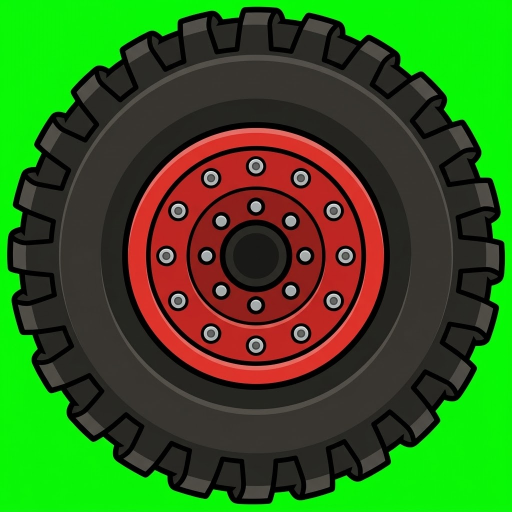
#> input picture sheets/v2/truck_wheel.png, 1024 x 1024 px, found by its file name (shown at 1/2 size)
$ python cut_truckfx.py
#> lines starting #> are read from the running program, lines starting #| are printed output that depends on the picture; after the words box and inside, x2 and y2 are one past the last pixel; in counts of white or black regions, pixels touching at a corner belong together
### tools/imglib.py
import numpy as np, json, os, sys
from PIL import Image

GEN = "gen"
OUT = r"C:\Users\it\Desktop\jj-landscape"
ANIM = os.path.join(OUT, "anim")

def key_green(im, tol=52):
    """Alpha-key a flat green screen. Returns RGBA float-safe uint8 array."""
#> called with tol = 52
    a = np.asarray(im.convert("RGB")).astype(np.int16)
    r, g, b = a[..., 0], a[..., 1], a[..., 2]
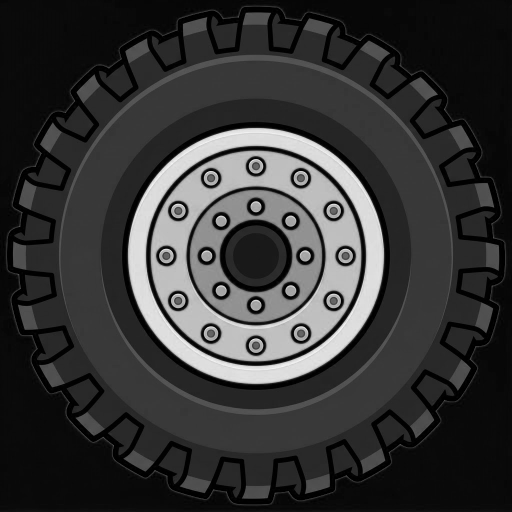
#> r: shape (1024, 1024) int16 (shown at 1/2 size); min 0, max 255, mean 53.8
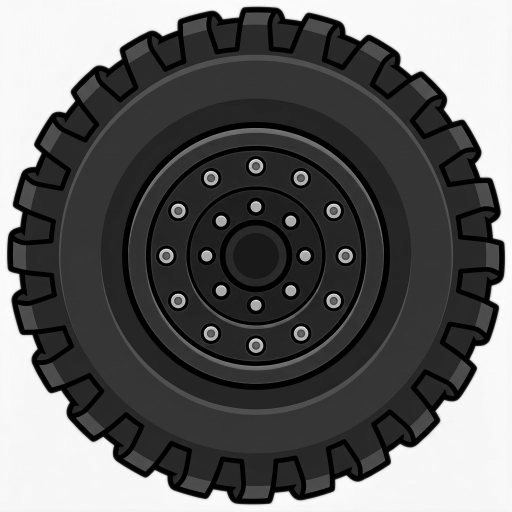
#> g: shape (1024, 1024) int16 (shown at 1/2 size); min 0, max 255, mean 99.2
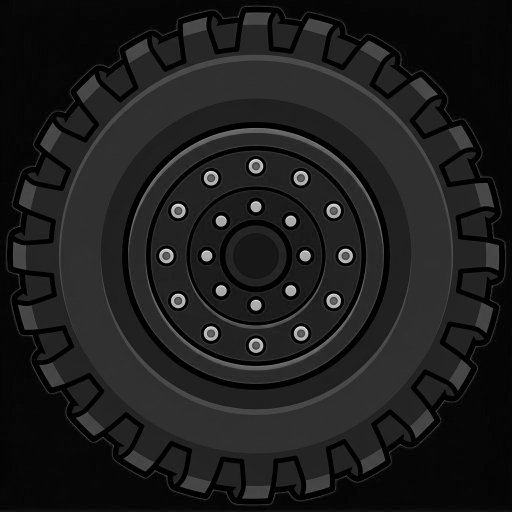
#> b: shape (1024, 1024) int16 (shown at 1/2 size); min 0, max 255, mean 29.1
    # generous: green channel clearly dominant over both others
    green = (g - np.maximum(r, b)) > tol
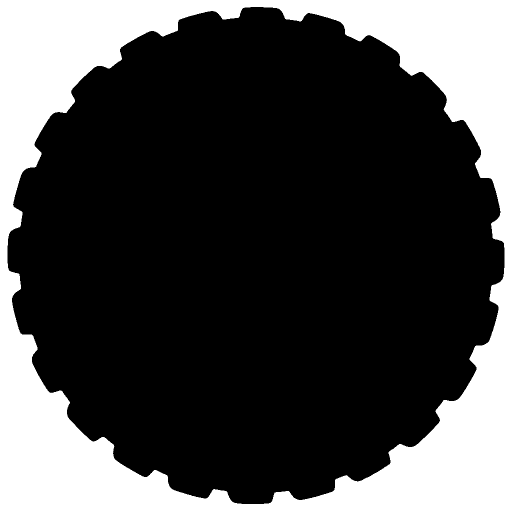
#> green: shape (1024, 1024) bool (shown at 1/2 size); 28.2% white; 1 white region, box (x1, y1, x2, y2) and area: (0, 0, 1024, 1024) 296124
    rgba = np.dstack([a.astype(np.uint8), np.where(green, 0, 255).astype(np.uint8)])
    return rgba

def despill(rgba):
    """Pull the green fringe out of the surviving edge pixels."""
    a = rgba.astype(np.int16)
#> a: shape (1024, 1024, 4) int16
    r, g, b = a[..., 0], a[..., 1], a[..., 2]
    lim = np.maximum(r, b)
    over = (g > lim) & (rgba[..., 3] > 0)
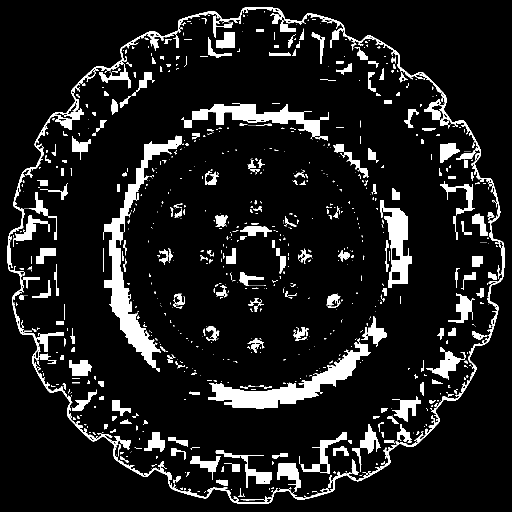
#> over: shape (1024, 1024) bool (shown at 1/2 size); 10.8% white; 884 white regions (579 under 20 px), largest, box (x1, y1, x2, y2) and area: (15, 14, 1009, 1008) 19249, (206, 271, 368, 744) 12907, (416, 685, 742, 818) 10766
    a[..., 1] = np.where(over, lim, g)
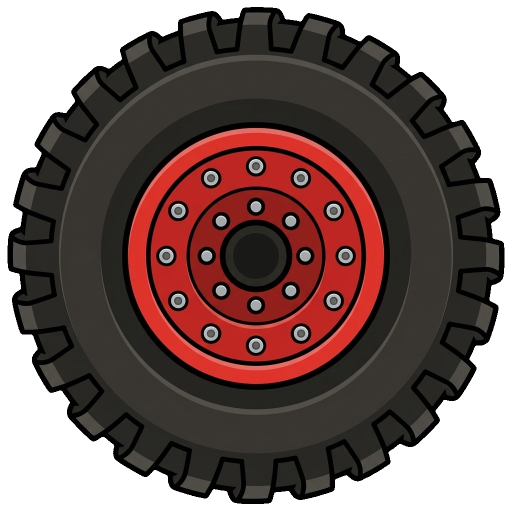
#> a: shape (1024, 1024, 4) int16 (shown at 1/2 size); mean R, G, B, A 53.8, 98.9, 29.1, 183; transparent parts drawn white
    return a.astype(np.uint8)

# [24 lines left out: functions col_split, bbox, cap_area, not called in this run]

from collections import deque

# [77 lines left out: functions label, flood_split, erode, fat_radius, key_sky, not called in this run]

### tools/paths.py
# -*- coding: utf-8 -*-
"""Where the raw generations live, now that they no longer live here.

   The game folder holds what SHIPS plus the scripts that rebuild it. The
   sheets those scripts read -- every Gemini render, the reference art, the
   30-second music masters -- are 145MB of source that the game never loads,
   so they sit with the tool that made them instead:

       Gemini Studio / dgh /  sheets  ref  audio  concept  frames  anim_src

   which is also the DGH section in the Studio dashboard, so a sheet can be
   looked at, re-cut or re-generated from the same place.

   Every cut_*.py reads from SHEETS, every gen_*.py writes into it, and the
   art they produce still lands in art/ and anim/ next to the game. Override
   with DGH_ARCHIVE if the studio ever moves."""
import os

ROOT = os.path.dirname(os.path.dirname(os.path.abspath(__file__)))   # the game

ARCHIVE = os.environ.get('DGH_ARCHIVE') or os.path.join(
    os.path.dirname(ROOT), 'Gemini Prompt Sender', 'dashboard', 'dgh')

SHEETS  = os.path.join(ARCHIVE, 'sheets')      # v2 / v3 / v4, the raw renders
REF     = os.path.join(ARCHIVE, 'ref')         # key art + attachment references
AUDIOSRC= os.path.join(ARCHIVE, 'audio')       # the 192k music masters

def sheets(*parts):
    return os.path.join(SHEETS, *parts)

# [8 lines left out: function need, not called in this run]

### tools/cut_truckfx.py
# -*- coding: utf-8 -*-
"""Cut the wheel and the exhaust flames into art/fx/.

THE WHEEL IS ONE PICTURE, NOT A CYCLE. A rolling wheel is a rotation, and a
rotation is exact at any angle -- baking twelve frames of one would look worse,
cost twelve times the bytes, and still be wrong at speeds between the frames.
So this cuts a single wheel, squares it about its own centre so the middle of
the image is the middle of the axle, and the game spins it off distance
travelled.

THE FLAME IS A CYCLE, because fire has no rule to solve. Six pictures of one
loop, each anchored on its ROOT -- the blunt bright end that sits in the pipe --
rather than on its bounding box, because the tip whips about and the root does
not. Anchoring on the box makes the whole flame jitter backwards and forwards
in the pipe at 12Hz, which is the one thing it must not do.

    python tools/cut_truckfx.py
"""
import os, sys
sys.path.insert(0, os.path.dirname(os.path.abspath(__file__)))
from paths import SHEETS, REF, AUDIOSRC, ROOT as GAME, sheets, need
import os, sys, json
import numpy as np
from PIL import Image

sys.path.insert(0, os.path.dirname(os.path.abspath(__file__)))
from imglib import key_green, despill, bbox, label

ROOT = os.path.dirname(os.path.dirname(os.path.abspath(__file__)))
SH   = sheets("v2")
FX   = os.path.join(ROOT, "art", "fx")

WHEEL_PX = 320       # the wheel is drawn small; this is plenty and stays sharp
FLAME_H  = 260       # the tallest flame frame, in stored pixels


def cut_wheel():
    a = despill(key_green(Image.open(os.path.join(SH, "truck_wheel.png"))))
    m = a[..., 3] > 90
    ys, xs = np.nonzero(m)
    x0, x1, y0, y1 = xs.min(), xs.max() + 1, ys.min(), ys.max() + 1
#> x0 = 15; x1 = 1009; y0 = 14; y1 = 1008
    cx, cy = (x0 + x1) / 2.0, (y0 + y1) / 2.0
#> cx = 512; cy = 511
    r = max(x1 - x0, y1 - y0) / 2.0
#> r = 497
    """Square it ABOUT THE DISC, not about the sheet. The generator centres the
    subject well but not perfectly, and a wheel whose axle is four pixels off
    the middle of its own image wobbles once per revolution -- which is exactly
    what a buckled wheel looks like, so it reads as a bug rather than as
    imprecision."""
    s = int(np.ceil(r)) + 2
#> s = 499
    L, T = int(round(cx)) - s, int(round(cy)) - s
#> L = 13; T = 12
    out = np.zeros((s * 2, s * 2, 4), np.uint8)
    sx0, sy0 = max(0, L), max(0, T)
#> sx0 = 13; sy0 = 12
    sx1, sy1 = min(a.shape[1], L + s * 2), min(a.shape[0], T + s * 2)
#> sx1 = 1011; sy1 = 1010
    out[sy0 - T:sy1 - T, sx0 - L:sx1 - L] = a[sy0:sy1, sx0:sx1]
    im = Image.fromarray(out, "RGBA").resize((WHEEL_PX, WHEEL_PX), Image.LANCZOS)
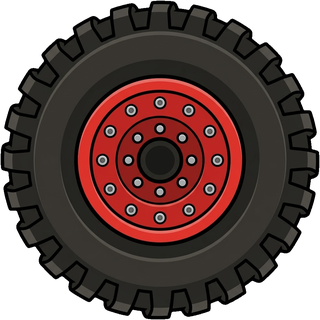
#> im: PIL image 320x320 RGBA; mean R, G, B, A 53.7, 31.5, 28.7, 192.6; transparent parts drawn white
    im.save(os.path.join(FX, "wheel.webp"), "WEBP", quality=94, method=6)
    print("   wheel.webp        %dx%d  (disc r=%.0f of %d)" % (im.width, im.height, r, s))
#|    wheel.webp        320x320  (disc r=497 of 499)


def cut_flames():
#> (the run stopped early here; a loop or call above may not have finished)

$ run again, with sheets/v2/cage_src.png copied over sheets/v2/truck_wheel.png
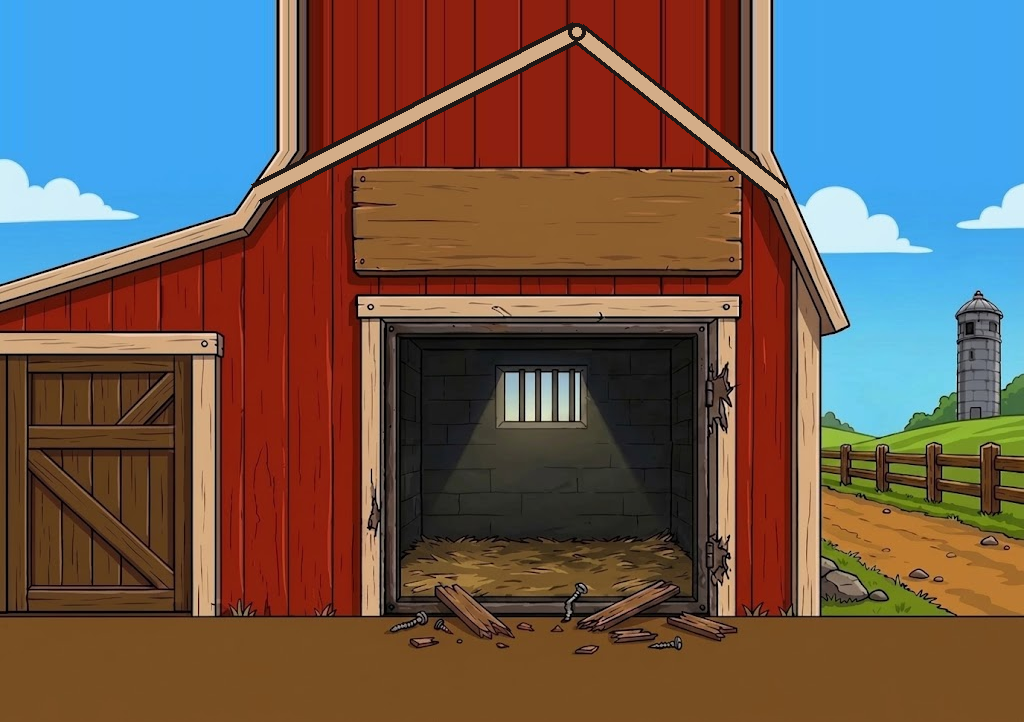
#> input picture sheets/v2/cage_src.png, 1024 x 722 px, found by its file name
#> in key_green, `green = (g - np.maximum(r, b)) > tol`:
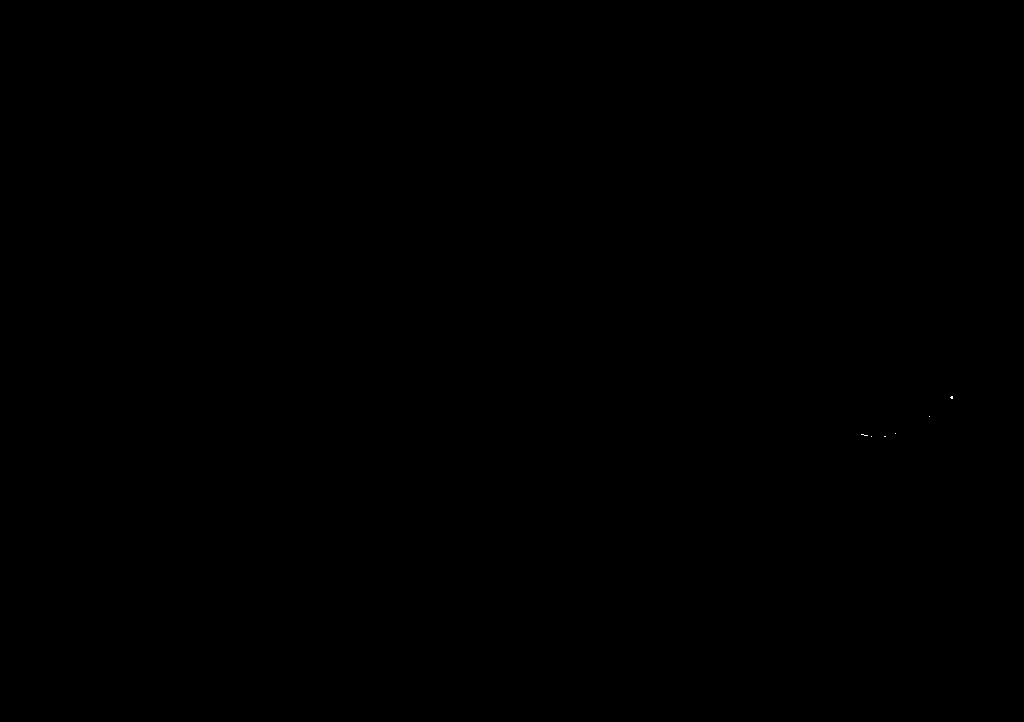
#> green: shape (722, 1024) bool; 0% white in thin lines or dots, all inside (x1, y1, x2, y2) = (861, 396, 953, 437)
#> over: shape (722, 1024) bool; 4.6% white; 149 white regions (101 under 20 px), largest, box (x1, y1, x2, y2) and area: (428, 445, 664, 538) 11424, (820, 374, 1024, 456) 7620, (820, 472, 1024, 538) 4175
#> x0 = 0; x1 = 1024; y0 = 0; y1 = 722
#> cx = 512; cy = 361
#> in cut_wheel, `r = max(x1 - x0, y1 - y0) / 2.0`: r = 512
#> s = 514
#> L = -2; T = -153
#> sx0 = 0
#> sx1 = 1024; sy1 = 722
#> in cut_wheel, `im = Image.fromarray(out, "RGBA").resize((WHEEL_PX, WHEEL_PX), Image.L..`:
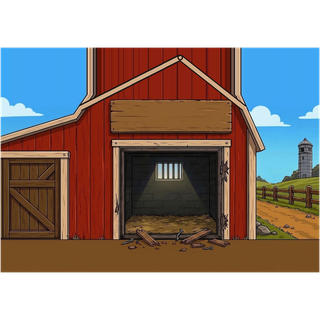
#> im: PIL image 320x320 RGBA; mean R, G, B, A 76, 63.7, 59.1, 178.4; transparent parts drawn white
#|    wheel.webp        320x320  (disc r=512 of 514)
